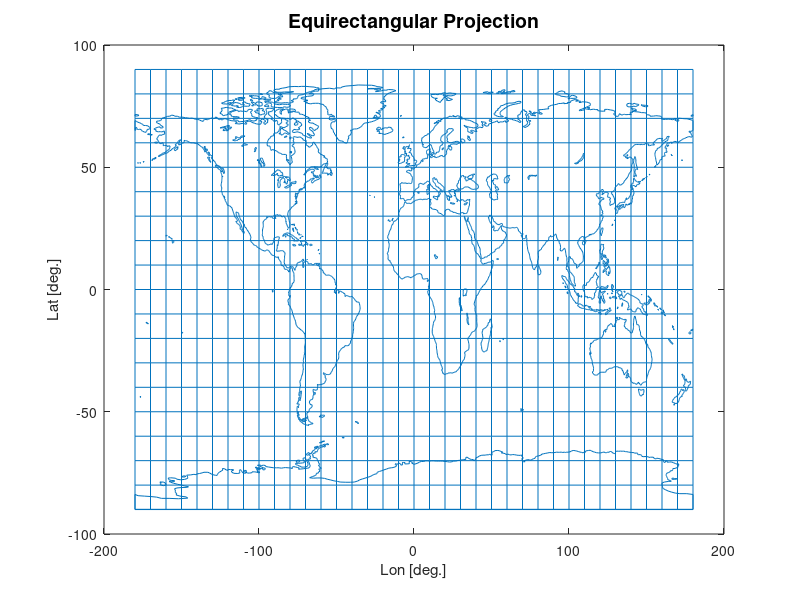
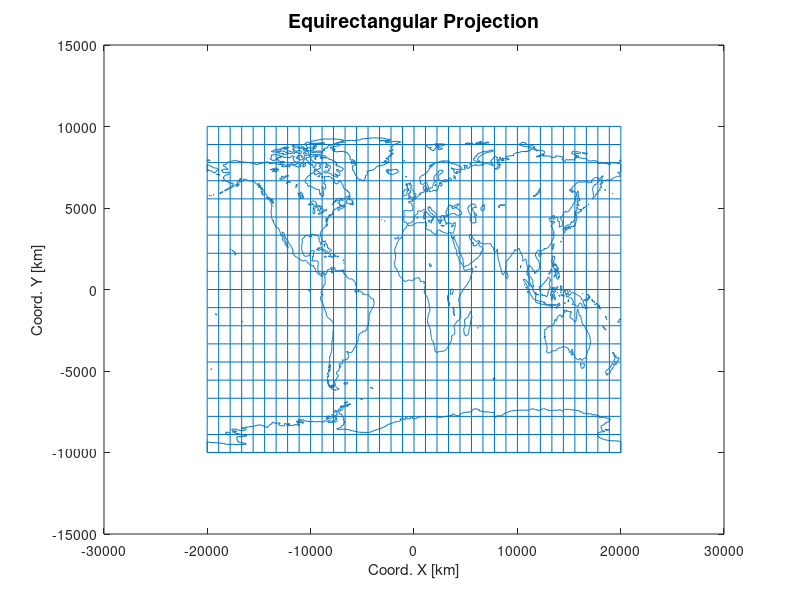

Here is the MATLAB script that generated these plots, in order:
clear allclose allclc%Lon0:       Longitude do centro da projeção (meridiano central)%Lat0:       Latitude média ou latitude escolhida como origem do sistema de             %coordenadas retangulares da projeção%Lat1, Lat2: Paralelos padrão%h:          Fator de escala relativo ao longo dos meridianos%k:          Fator de escala relativo ao longo dos paralelos%w:          Máxima deformação angular num dado ponto da projeção%X, Y:       Coordenadas retangulares da projeção%R:          Raio da esfera de referência (km)load('cost_pa_me.mat')%carrega a variável cost_pa_me com lon na primeiroa coluna e lat na segundaLon = cost_pa_me(:,1);Lat = cost_pa_me(:,2);Lon0 = 0;%GreenwichLat1 = 0;%Equador%Plotando em coordenadas geodésicasfigure,plot(Lon,Lat);xlabel('Lon [deg.]'),ylabel('Lat [deg.]');title('Equirectangular Projection','FontSize',14);%Cálculo das coordenadas [X Y]. Assumindo raio equatorial de 6371 kmR = 6371;%kmX = R .* (deg2rad(Lon) - deg2rad(Lon0)) .* cos(deg2rad(Lat1));Y = R .* deg2rad(Lat);figure,plot(X,Y);xlabel('Coord. X [km]'),ylabel('Coord. Y [km]');title('Equirectangular Projection','FontSize',14);